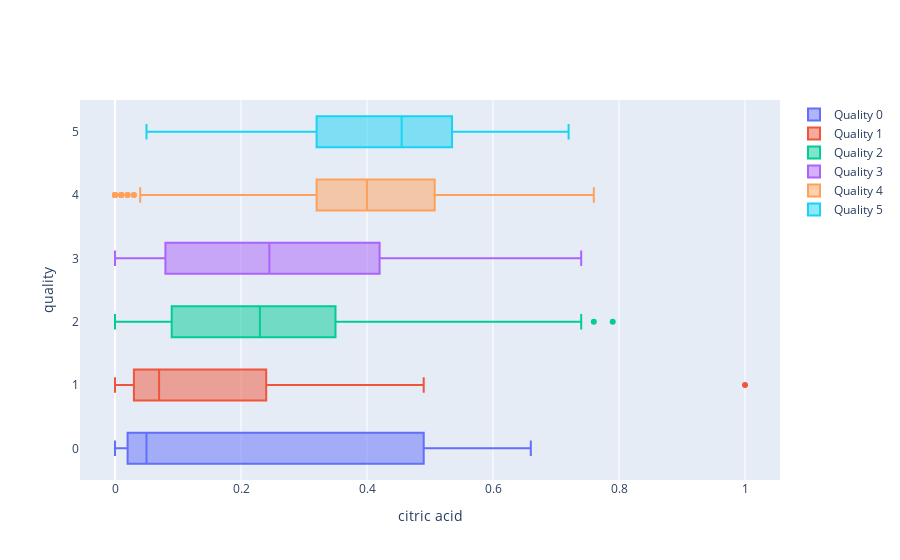

The cell this chart's notebook holds for it:
### Markdown cell above
<font size="+2"><b style="font-weight:normal">3.10 <span style='color:#FF281B; font-weight:normal'>|</span> Data Visualization - Boxplot of the correlation between `quality`, and `citric acid` </b></font>

### Code cell
fig = go.Figure()

for x in range(6):
    fig.add_trace(
        go.Box(
            x=df[df.quality == x]["citric acid"],
            y=df[df.quality == x].quality,
            name="Quality " + str(x),
        )
    )

fig.update_layout(yaxis_title="quality", xaxis_title="citric acid")
fig.update_traces(orientation="h")
fig.show()

### Figure 1 — Plotly figure (JSON) as saved in the notebook; plotly's stock layout.template omitted (floating-point values rounded to 4 significant figures; data arrays with more than 128 entries replaced by an {"elided": "..."} marker saying what was removed)
{"data": [{"name": "Quality 0", "orientation": "h", "type": "box", "x": [0.66, 0.49, 0, 0.05, 0.05, 0.02], "y": [0, 0, 0, 0, 0, 0]}, {"name": "Quality 1", "orientation": "h", "type": "box", "x": [0.3, 0.15, 0.26, 0.2, 0.04, 1, 0.02, 0.03, 0.03, 0.06, 0.04, 0, 0.49, 0.24, 0.22, 0.01, 0.48, 0.04, 0.24, 0.07, 0.44, 0.24, 0.19, 0.03, 0.05, 0, 0, 0, 0.4, 0.09, 0, 0.08, 0.03], "y": [1, 1, 1, 1, 1, 1, 1, 1, 1, 1, 1, 1, 1, 1, 1, 1, 1, 1, 1, 1, 1, 1, 1, 1, 1, 1, 1, 1, 1, 1, 1, 1, 1]}, {"name": "Quality 2", "orientation": "h", "type": "box", "x": {"elided": "483 float values"}, "y": {"elided": "483 int values"}}, {"name": "Quality 3", "orientation": "h", "type": "box", "x": {"elided": "462 float values"}, "y": {"elided": "462 int values"}}, {"name": "Quality 4", "orientation": "h", "type": "box", "x": {"elided": "143 float values"}, "y": {"elided": "143 int values"}}, {"name": "Quality 5", "orientation": "h", "type": "box", "x": [0.46, 0.45, 0.05, 0.72, 0.67, 0.56, 0.53, 0.53, 0.24, 0.5, 0.54, 0.34, 0.39, 0.33, 0.31, 0.3], "y": [5, 5, 5, 5, 5, 5, 5, 5, 5, 5, 5, 5, 5, 5, 5, 5]}], "layout": {"xaxis": {"title": {"text": "citric acid"}}, "yaxis": {"title": {"text": "quality"}}}}
